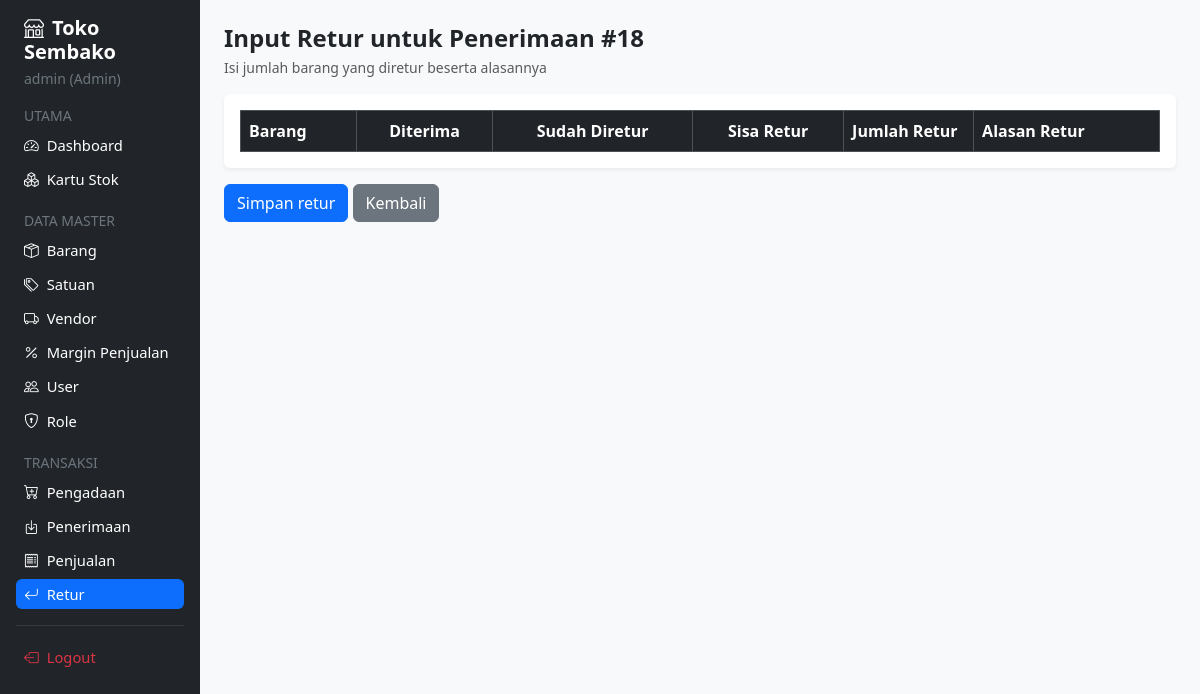
Before: /project_toko_sembako/retur/tambah.php?idpenerimaan=18 (signed in) with the older database file.
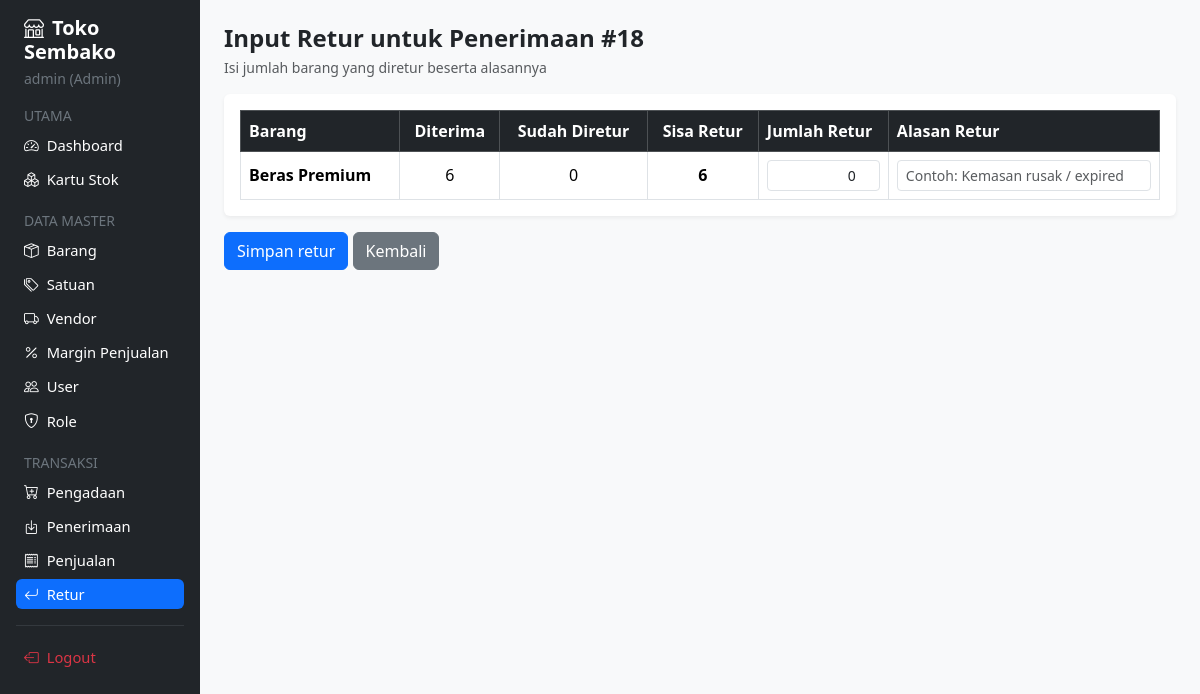
After: the same page with the newer database file.
### tables this page shows
CREATE TABLE IF NOT EXISTS `detail_penerimaan` (
  `iddetail_penerimaan` bigint NOT NULL AUTO_INCREMENT,
  `idpenerimaan` bigint NOT NULL,
  `barang_idbarang` int NOT NULL,
  `jumlah_terima` int DEFAULT NULL,
  `harga_satuan_terima` int DEFAULT NULL,
  `sub_total_terima` int DEFAULT NULL,
  PRIMARY KEY (`iddetail_penerimaan`),
  KEY `fk_detpenerimaan_penerimaan` (`idpenerimaan`),
  KEY `fk_detpenerimaan_barang` (`barang_idbarang`),
  CONSTRAINT `fk_detpenerimaan_barang` FOREIGN KEY (`barang_idbarang`) REFERENCES `barang` (`idbarang`),
  CONSTRAINT `fk_detpenerimaan_penerimaan` FOREIGN KEY (`idpenerimaan`) REFERENCES `penerimaan` (`idpenerimaan`)
);

CREATE TABLE IF NOT EXISTS `barang` (
  `idbarang` int NOT NULL AUTO_INCREMENT,
  `jenis` char(1) DEFAULT NULL,
  `nama` varchar(45) NOT NULL,
  `idsatuan` int NOT NULL,
  `status` tinyint DEFAULT NULL,
  `harga` int DEFAULT NULL,
  PRIMARY KEY (`idbarang`),
  KEY `fk_barang_satuan` (`idsatuan`),
  CONSTRAINT `fk_barang_satuan` FOREIGN KEY (`idsatuan`) REFERENCES `satuan` (`idsatuan`)
);

### project_toko_sembako/retur/tambah.php (the view, shortened to what the changed rows need)
<?php
require_once '../includes/header.php';
$idpenerimaan = (int)($_GET['idpenerimaan'] ?? 0);
if ($idpenerimaan <= 0):
    $sql_list = "
        SELECT
            pr.idpenerimaan,
            pr.created_at AS waktu,
            pr.idpengadaan,
            v.nama_vendor,
            COALESCE((SELECT SUM(dpr.jumlah_terima) FROM detail_penerimaan dpr WHERE dpr.idpenerimaan = pr.idpenerimaan), 0) AS diterima,
            COALESCE((
                SELECT SUM(dr.jumlah)
                FROM detail_retur dr
                JOIN detail_penerimaan dpr ON dr.iddetail_penerimaan = dpr.iddetail_penerimaan
                WHERE dpr.idpenerimaan = pr.idpenerimaan
            ), 0) AS sudah_diretur
        FROM penerimaan pr
        JOIN pengadaan p ON pr.idpengadaan = p.idpengadaan
        JOIN vendor v ON p.vendor_idvendor = v.idvendor
        HAVING (diterima - sudah_diretur) > 0
        ORDER BY pr.idpenerimaan DESC
    ";
    $res_list = mysqli_query($conn, $sql_list);
    $jml_penerimaan = $res_list ? mysqli_num_rows($res_list) : 0;
?>
<h4 class="fw-bold mb-1">Tambah retur</h4>
<p class="text-muted small mb-3">Pilih penerimaan yang barangnya akan diretur (<?= $jml_penerimaan ?> penerimaan)</p>
<div class="card mb-3">
    <div class="card-body table-responsive">
        <table class="table table-striped table-bordered align-middle mb-0">
            <thead class="table-dark">
                <tr>
                    <th>Penerimaan</th>
                    <th>Waktu</th>
                    <th>Pengadaan</th>
                    <th>Vendor</th>
                    <th class="text-center">Diterima</th>
                    <th class="text-center">Sudah Diretur</th>
                    <th class="text-center">Sisa Retur</th>
                    <th class="text-center">Aksi</th>
                </tr>
            </thead>
            <tbody>
                <?php if ($res_list && $jml_penerimaan > 0): while ($r = mysqli_fetch_assoc($res_list)): ?>
                <tr>
                    <td class="fw-semibold">#<?= $r['idpenerimaan'] ?></td>
                    <td><?= $r['waktu'] ?></td>
                    <td>#<?= $r['idpengadaan'] ?></td>
                    <td><?= htmlspecialchars($r['nama_vendor']) ?></td>
                    <td class="text-center"><?= $r['diterima'] ?></td>
                    <td class="text-center"><?= $r['sudah_diretur'] ?></td>
                    <td class="text-center fw-bold text-primary"><?= $r['diterima'] - $r['sudah_diretur'] ?></td>
                    <td class="text-center"><a href="tambah.php?idpenerimaan=<?= $r['idpenerimaan'] ?>" class="btn btn-sm btn-primary">Retur</a></td>
                </tr>
                <?php endwhile; else: ?>
                <tr><td colspan="8" class="text-center text-muted py-4">Belum ada penerimaan yang bisa diretur.</td></tr>
                <?php endif; ?>
            </tbody>
        </table>
    </div>
</div>
<a href="index.php" class="btn btn-secondary">Kembali</a>
<?php
else:
    $sql_items = "
        SELECT
            dpr.iddetail_penerimaan,
            b.nama AS nama_barang,
            dpr.jumlah_terima,
            COALESCE((SELECT SUM(dr.jumlah) FROM detail_retur dr WHERE dr.iddetail_penerimaan = dpr.iddetail_penerimaan), 0) AS sudah_diretur
        FROM detail_penerimaan dpr
        JOIN barang b ON dpr.barang_idbarang = b.idbarang
        WHERE dpr.idpenerimaan = $idpenerimaan
    ";
    $res_items = mysqli_query($conn, $sql_items);
?>
<form method="POST">
    <div class="card mb-3">
        <div class="card-body table-responsive">
            <table class="table table-bordered align-middle mb-0">
                <thead class="table-dark">
                    <tr>
                        <th>Barang</th>
                        <th class="text-center">Diterima</th>
                        <th class="text-center">Sudah Diretur</th>
                        <th class="text-center">Sisa Retur</th>
                        <th style="width: 130px;">Jumlah Retur</th>
                        <th>Alasan Retur</th>
                    </tr>
                </thead>
                <tbody>
                    <?php while ($it = mysqli_fetch_assoc($res_items)):
                        $sisa = max(0, (int)$it['jumlah_terima'] - (int)$it['sudah_diretur']);
                    ?>
                    <tr>
                        <td class="fw-semibold"><?= htmlspecialchars($it['nama_barang']) ?></td>
                        <td class="text-center"><?= $it['jumlah_terima'] ?></td>
                        <td class="text-center"><?= $it['sudah_diretur'] ?></td>
                        <td class="text-center fw-bold"><?= $sisa ?></td>
                        <td>
                            <input type="number" name="jumlah[<?= $it['iddetail_penerimaan'] ?>]" class="form-control form-control-sm text-end" min="0" max="<?= $sisa ?>" value="0" <?= $sisa == 0 ? 'readonly' : '' ?>>
                        </td>
                        <td>
                            <input type="text" name="alasan[<?= $it['iddetail_penerimaan'] ?>]" class="form-control form-control-sm" placeholder="Contoh: Kemasan rusak / expired" <?= $sisa == 0 ? 'readonly' : '' ?>>
                        </td>
                    </tr>
                    <?php endwhile; ?>
                </tbody>
            </table>
        </div>
    </div>
</form>
<?php endif; ?>
<?php require_once '../includes/footer.php'; ?>

Changed rows visible on the page:
added detail_penerimaan: barang_idbarang.nama "Beras Premium", jumlah_terima "6", sudah_diretur "0", jumlah_terima "0"
